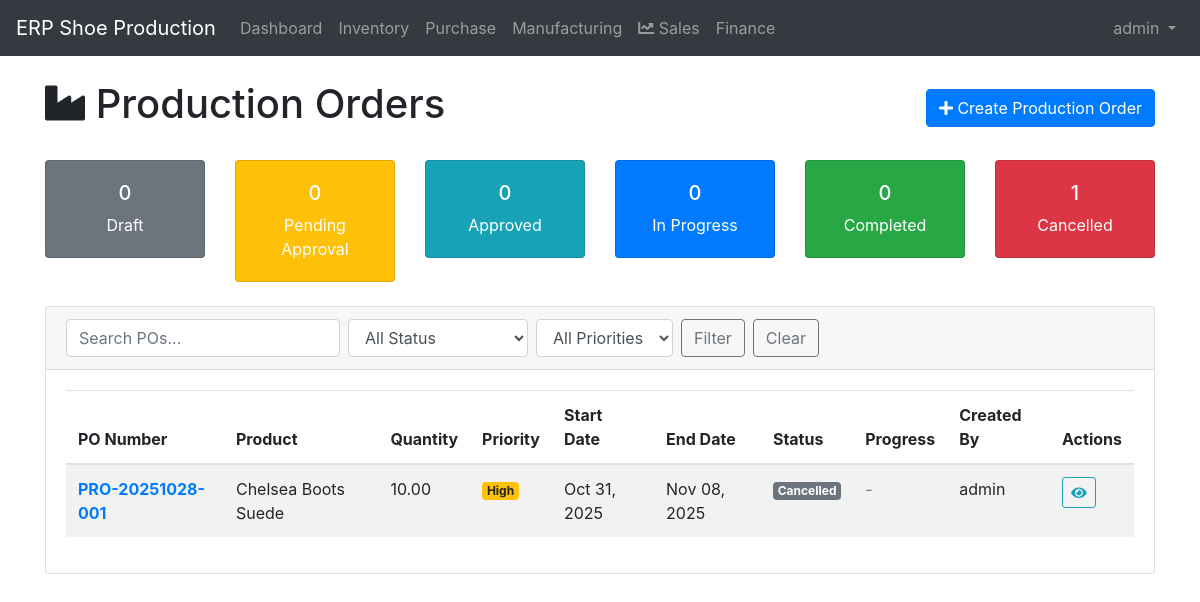
Screenshot of /manufacturing/orders/ (signed in) with the database file from the repository.
### manufacturing/models.py (models this page shows, shortened)
class ProductionOrder(models.Model):
    STATUS_CHOICES = [
        ('draft', 'Draft'),
        ('pending_approval', 'Pending Approval'),
        ('approved', 'Approved'),
        ('in_progress', 'In Progress'),
        ('completed', 'Completed'),
        ('cancelled', 'Cancelled'),
    ]
    PRIORITY_CHOICES = [
        ('low', 'Low'),
        ('medium', 'Medium'),
        ('high', 'High'),
        ('urgent', 'Urgent'),
    ]
    po_number = models.CharField(max_length=20, unique=True, help_text="Production order number")
    product = models.ForeignKey(FinishedProduct, on_delete=models.CASCADE, related_name='production_orders')
    quantity = models.DecimalField(max_digits=10, decimal_places=2, help_text="Quantity to produce")
    planned_start_date = models.DateField(help_text="Planned production start date")
    planned_end_date = models.DateField(help_text="Planned production completion date")
    actual_start_date = models.DateField(null=True, blank=True, help_text="Actual production start date")
    actual_end_date = models.DateField(null=True, blank=True, help_text="Actual production completion date")
    status = models.CharField(max_length=20, choices=STATUS_CHOICES, default='draft')
    priority = models.CharField(max_length=10, choices=PRIORITY_CHOICES, default='medium')
    created_by = models.ForeignKey(User, on_delete=models.CASCADE, related_name='created_production_orders')
    approved_by = models.ForeignKey(User, on_delete=models.SET_NULL, null=True, blank=True, related_name='approved_production_orders')
    approved_at = models.DateTimeField(null=True, blank=True)
    notes = models.TextField(blank=True, help_text="Additional notes")
    created_at = models.DateTimeField(auto_now_add=True)
    updated_at = models.DateTimeField(auto_now=True)
    class Meta:
        ordering = ['-planned_start_date', '-created_at']
        verbose_name = 'Production Order'
        verbose_name_plural = 'Production Orders'
    @property
    def is_overdue(self):
        if self.planned_end_date and self.status in ['approved', 'in_progress']:
            return timezone.now().date() > self.planned_end_date
        return False

### inventory/models.py (models this page shows, shortened)
class FinishedProduct(models.Model):
    SIZE_CHOICES = [
        ('35', '35'),
        ('36', '36'),
        ('37', '37'),
        ('38', '38'),
        ('39', '39'),
        ('40', '40'),
        ('41', '41'),
        ('42', '42'),
        ('43', '43'),
        ('44', '44'),
        ('45', '45'),
    ]
    COLOR_CHOICES = [
        ('black', 'Black'),
        ('white', 'White'),
        ('brown', 'Brown'),
        ('blue', 'Blue'),
        ('red', 'Red'),
        ('green', 'Green'),
        ('yellow', 'Yellow'),
        ('gray', 'Gray'),
        ('navy', 'Navy'),
        ('beige', 'Beige'),
        ('sands', 'Sands'),
    ]
    code = models.CharField(max_length=20, unique=True)
    name = models.CharField(max_length=200)
    category = models.ForeignKey(ProductCategory, on_delete=models.CASCADE)
    size = models.CharField(max_length=10, choices=SIZE_CHOICES)
    color = models.CharField(max_length=20, choices=COLOR_CHOICES)
    description = models.TextField(blank=True)
    current_stock = models.IntegerField(default=0)
    minimum_stock = models.IntegerField(default=0)
    unit_price = models.DecimalField(max_digits=10, decimal_places=2, default=0)
    is_active = models.BooleanField(default=True)
    created_at = models.DateTimeField(auto_now_add=True)
    updated_at = models.DateTimeField(auto_now=True)

### manufacturing/views.py (the view)
# urls.py: path('orders/', views.production_order_list, name='production_order_list'),
@login_required
def production_order_list(request):
    production_orders = ProductionOrder.objects.select_related('product', 'created_by', 'approved_by')
    search_query = request.GET.get('search')
    status_filter = request.GET.get('status')
    priority_filter = request.GET.get('priority')
    if search_query:
        production_orders = production_orders.filter(
            Q(po_number__icontains=search_query) |
            Q(product__name__icontains=search_query) |
            Q(created_by__username__icontains=search_query)
        )
    if status_filter:
        production_orders = production_orders.filter(status=status_filter)
    if priority_filter:
        production_orders = production_orders.filter(priority=priority_filter)
    production_orders = production_orders.order_by('-planned_start_date')
    paginator = Paginator(production_orders, 15)
    page_number = request.GET.get('page')
    page_obj = paginator.get_page(page_number)
    status_counts = ProductionOrder.objects.aggregate(
        draft=Count('id', filter=Q(status='draft')),
        pending_approval=Count('id', filter=Q(status='pending_approval')),
        approved=Count('id', filter=Q(status='approved')),
        in_progress=Count('id', filter=Q(status='in_progress')),
        completed=Count('id', filter=Q(status='completed')),
        cancelled=Count('id', filter=Q(status='cancelled')),
    )
    context = {
        'page_obj': page_obj,
        'status_counts': status_counts,
        'title': 'Production Orders'
    }
    return render(request, 'manufacturing/production_order_list.html', context)

### templates/manufacturing/production_order_list.html (shortened to what this page needs)
{% extends 'base.html' %}
{% load bootstrap4 %}
{% block content %}
<div class="row">
    <div class="col-12">
        <div class="d-flex justify-content-between align-items-center mb-4">
            <h1><i class="fas fa-industry"></i> Production Orders</h1>
            <a href="{% url 'production_order_create' %}" class="btn btn-primary">
                <i class="fas fa-plus"></i> Create Production Order
            </a>
        </div>
    </div>
</div>
<div class="row mb-4">
    <div class="col-md-2">
        <div class="card text-center bg-secondary text-white">
            <div class="card-body">
                <h5>{{ status_counts.draft|default:0 }}</h5>
                <p class="card-text">Draft</p>
            </div>
        </div>
    </div>
    <div class="col-md-2">
        <div class="card text-center bg-warning text-white">
            <div class="card-body">
                <h5>{{ status_counts.pending_approval|default:0 }}</h5>
                <p class="card-text">Pending Approval</p>
            </div>
        </div>
    </div>
    <div class="col-md-2">
        <div class="card text-center bg-info text-white">
            <div class="card-body">
                <h5>{{ status_counts.approved|default:0 }}</h5>
                <p class="card-text">Approved</p>
            </div>
        </div>
    </div>
    <div class="col-md-2">
        <div class="card text-center bg-primary text-white">
            <div class="card-body">
                <h5>{{ status_counts.in_progress|default:0 }}</h5>
                <p class="card-text">In Progress</p>
            </div>
        </div>
    </div>
    <div class="col-md-2">
        <div class="card text-center bg-success text-white">
            <div class="card-body">
                <h5>{{ status_counts.completed|default:0 }}</h5>
                <p class="card-text">Completed</p>
            </div>
        </div>
    </div>
    <div class="col-md-2">
        <div class="card text-center bg-danger text-white">
            <div class="card-body">
                <h5>{{ status_counts.cancelled|default:0 }}</h5>
                <p class="card-text">Cancelled</p>
            </div>
        </div>
    </div>
</div>
<div class="row">
    <div class="col-12">
        <div class="card">
            <div class="card-header">
                <form method="get" class="form-inline">
                    <div class="form-group mr-2">
                        <input type="text" name="search" class="form-control" placeholder="Search POs..." value="{{ request.GET.search }}">
                    </div>
                    <select name="status" class="form-control mr-2">
                        <option value="">All Status</option>
                    </select>
                    <select name="priority" class="form-control mr-2">
                        <option value="">All Priorities</option>
                    </select>
                    <button type="submit" class="btn btn-outline-secondary mr-2">Filter</button>
                    <a href="{% url 'production_order_list' %}" class="btn btn-outline-secondary">Clear</a>
                </form>
            </div>
            <div class="card-body">
                <div class="table-responsive">
                    <table class="table table-striped">
                        <thead>
                            <tr>
                                <th>PO Number</th>
                                <th>Product</th>
                                <th>Quantity</th>
                                <th>Priority</th>
                                <th>Start Date</th>
                                <th>End Date</th>
                                <th>Status</th>
                                <th>Progress</th>
                                <th>Created By</th>
                                <th>Actions</th>
                            </tr>
                        </thead>
                        <tbody>
                            {% for po in page_obj %}
                            <tr class="{% if po.is_overdue %}table-danger{% endif %}">
                                <td>
                                    <strong><a href="{% url 'production_order_detail' po.pk %}">{{ po.po_number }}</a></strong>
                                </td>
                                <td>{{ po.product.name }}</td>
                                <td>{{ po.quantity }}</td>
                                <td>
                                    <span class="badge badge-{% if po.priority == 'urgent' %}danger{% elif po.priority == 'high' %}warning{% elif po.priority == 'medium' %}info{% else %}secondary{% endif %}">
                                        {{ po.get_priority_display }}
                                    </span>
                                </td>
                                <td>{{ po.planned_start_date|date:"M d, Y" }}</td>
                                <td>{{ po.planned_end_date|date:"M d, Y" }}</td>
                                <td>
                                    <span class="badge badge-{% if po.status == 'completed' %}success{% elif po.status == 'in_progress' %}primary{% elif po.status == 'approved' %}info{% elif po.status == 'pending_approval' %}warning{% else %}secondary{% endif %}">
                                        {{ po.get_status_display }}
                                    </span>
                                </td>
                                <td>
                                    {% if po.status == 'completed' %}
                                        <span class="text-success">100%</span>
                                    {% elif po.status == 'in_progress' %}
                                        <span class="text-primary">{{ po.progress_percentage }}%</span>
                                    {% else %}
                                        <span class="text-muted">-</span>
                                    {% endif %}
                                </td>
                                <td>{{ po.created_by.get_full_name|default:po.created_by.username }}</td>
                                <td>
                                    <div class="btn-group" role="group">
                                        <a href="{% url 'production_order_detail' po.pk %}" class="btn btn-sm btn-outline-info" title="View Details">
                                            <i class="fas fa-eye"></i>
                                        </a>
                                    </div>
                                </td>
                            </tr>
                            {% empty %}
                            <tr>
                                <td colspan="10" class="text-center text-muted">
                                    No production orders found. <a href="{% url 'production_order_create' %}">Create your first production order</a>.
                                </td>
                            </tr>
                            {% endfor %}
                        </tbody>
                    </table>
                </div>
            </div>
        </div>
    </div>
</div>
{% endblock %}

### templates/base.html (shortened to what this page needs)
<!DOCTYPE html>
<html lang="en">
<head>
    <link href="https://stackpath.bootstrapcdn.com/bootstrap/4.5.2/css/bootstrap.min.css" rel="stylesheet">
    <link rel="stylesheet" href="https://cdnjs.cloudflare.com/ajax/libs/font-awesome/5.15.1/css/all.min.css">
</head>
<body>
    <nav class="navbar navbar-expand-lg navbar-dark bg-dark">
        <a class="navbar-brand" href="{% url 'dashboard' %}">ERP Shoe Production</a>
        <div class="collapse navbar-collapse" id="navbarNav">
            <ul class="navbar-nav mr-auto">
                <li class="nav-item">
                    <a class="nav-link" href="{% url 'dashboard' %}">Dashboard</a>
                </li>
                {% if user.is_authenticated %}
                    {% if user.userprofile.role == 'admin' or user.userprofile.role == 'inventory_manager' %}
                    <li class="nav-item">
                        <a class="nav-link" href="{% url 'inventory_list' %}">Inventory</a>
                    </li>
                    {% endif %}
                    {% if user.userprofile.role == 'admin' or user.userprofile.role == 'purchase_manager' %}
                    <li class="nav-item">
                        <a class="nav-link" href="{% url 'purchase_list' %}">Purchase</a>
                    </li>
                    {% endif %}
                    {% if user.userprofile.role == 'admin' or user.userprofile.role == 'manufacturing_manager' %}
                    <li class="nav-item">
                        <a class="nav-link" href="{% url 'manufacturing_list' %}">Manufacturing</a>
                    </li>
                    {% endif %}
                    {% if user.userprofile.role == 'admin' or user.userprofile.role == 'sales_manager' %}
                    <li class="nav-item">
                        <a class="nav-link" href="{% url 'sales_list' %}">
                            <i class="fas fa-chart-line"></i> Sales
                        </a>
                    </li>
                    {% endif %}
                    {% if user.userprofile.role == 'admin' or user.userprofile.role == 'finance_manager' %}
                    <li class="nav-item">
                        <a class="nav-link" href="{% url 'finance_dashboard' %}">Finance</a>
                    </li>
                    {% endif %}
                {% endif %}
            </ul>
            <ul class="navbar-nav">
                {% if user.is_authenticated %}
                <li class="nav-item dropdown">
                    <a class="nav-link dropdown-toggle" href="#" id="navbarDropdown" role="button" data-toggle="dropdown" aria-haspopup="true" aria-expanded="false">
                        {{ user.username }}
                    </a>
                </li>
                {% else %}
                <li class="nav-item">
                    <a class="nav-link" href="{% url 'login' %}">Login</a>
                </li>
                {% endif %}
            </ul>
        </div>
    </nav>
    <div class="container mt-4">
        {% block content %}{% endblock %}
    </div>
</body>
</html>

### rows the page displays
ProductionOrder: po_number "PRO-20251028-001", product.name "Chelsea Boots Suede", quantity "10.00", priority "High", planned_start_date "Oct 31, 2025", planned_end_date "Nov 08, 2025", status "Cancelled", created_by.get_full_name "admin"

### other values shown
{{ user.username }} "admin"
{{ status_counts.draft|default:0 }} "0"
{{ status_counts.pending_approval|default:0 }} "0"
{{ status_counts.approved|default:0 }} "0"
{{ status_counts.in_progress|default:0 }} "0"
{{ status_counts.completed|default:0 }} "0"
{{ status_counts.cancelled|default:0 }} "1"
